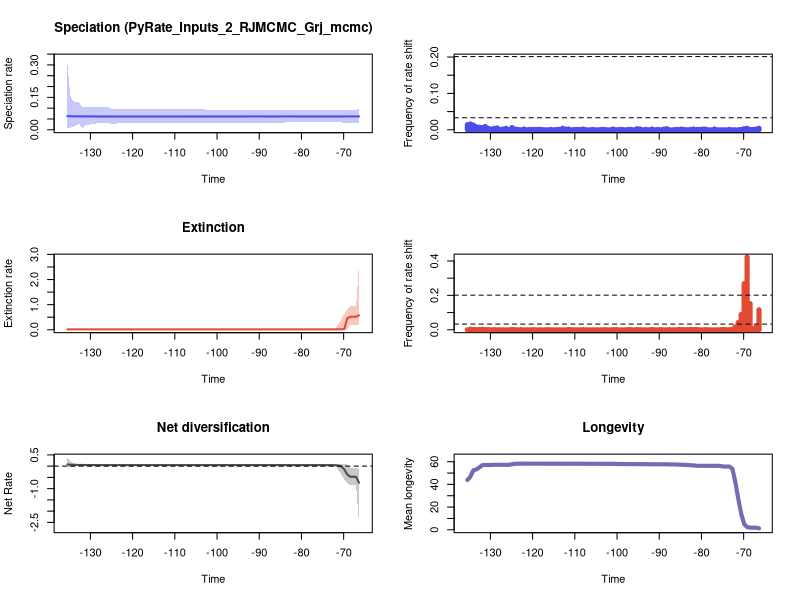

The R source for this figure:


pdf(file='./RTT_plots.pdf',width=10, height=15)
par(mfrow=c(3,2))
library(scales)

time=c(-66.35768514597171, -67.05560243547848,-67.75351972498527,-68.45143701449203,-69.14935430399882,-69.84727159350558,-70.54518888301234,-71.24310617251913,-71.9410234620259,-72.63894075153266,-73.33685804103945,-74.03477533054621,-74.732692620053,-75.43060990955976,-76.12852719906653,-76.82644448857332,-77.52436177808008,-78.22227906758684,-78.92019635709363,-79.61811364660039,-80.31603093610718,-81.01394822561394,-81.7118655151207,-82.4097828046275,-83.10770009413426,-83.80561738364102,-84.50353467314781,-85.20145196265457,-85.89936925216136,-86.59728654166813,-87.29520383117489,-87.99312112068168,-88.69103841018844,-89.3889556996952,-90.08687298920199,-90.78479027870875,-91.48270756821555,-92.18062485772231,-92.87854214722907,-93.57645943673586,-94.27437672624262,-94.97229401574938,-95.67021130525617,-96.36812859476294,-97.06604588426973,-97.76396317377649,-98.46188046328325,-99.15979775279004,-99.8577150422968,-100.55563233180357,-101.25354962131036,-101.95146691081712,-102.64938420032391,-103.34730148983067,-104.04521877933743,-104.74313606884422,-105.44105335835098,-106.13897064785775,-106.83688793736454,-107.5348052268713,-108.23272251637809,-108.93063980588485,-109.62855709539161,-110.3264743848984,-111.02439167440517,-111.72230896391193,-112.42022625341872,-113.11814354292548,-113.81606083243227,-114.51397812193903,-115.2118954114458,-115.90981270095259,-116.60772999045935,-117.30564727996611,-118.0035645694729,-118.70148185897966,-119.39939914848645,-120.09731643799321,-120.79523372749998,-121.49315101700677,-122.19106830651353,-122.88898559602029,-123.58690288552708,-124.28482017503384,-124.98273746454063,-125.6806547540474,-126.37857204355416,-127.07648933306095,-127.77440662256771,-128.47232391207447,-129.17024120158123,-129.86815849108802,-130.56607578059482,-131.26399307010155,-131.96191035960834,-132.65982764911513,-133.3577449386219,-134.05566222812865,-134.75357951763544,-135.4514968071422)
rate=c(0.061625133860383846, 0.061625133860383846,0.06166927734756841,0.06172838177837641,0.06166927734756841,0.06161347243075416,0.06156887310208172,0.06156887310208172,0.061539931419727384,0.061539931419727384,0.061539931419727384,0.061539931419727384,0.061539931419727384,0.061539931419727384,0.061539931419727384,0.061539931419727384,0.061539931419727384,0.061539931419727384,0.061539931419727384,0.06159424734135377,0.06161347243075416,0.06161347243075416,0.06161347243075416,0.061648310652849134,0.061648310652849134,0.06166927734756841,0.061648310652849134,0.061625133860383846,0.06161347243075416,0.06159424734135377,0.06159424734135377,0.06159424734135377,0.06159424734135377,0.061625133860383846,0.061648310652849134,0.061648310652849134,0.061648310652849134,0.061625133860383846,0.06161347243075416,0.06159424734135377,0.06159424734135377,0.06159424734135377,0.06161347243075416,0.06161347243075416,0.06159424734135377,0.06159424734135377,0.06159424734135377,0.06159424734135377,0.06161347243075416,0.06161347243075416,0.06161347243075416,0.06159424734135377,0.06159424734135377,0.06156887310208172,0.061539931419727384,0.061539931419727384,0.061539931419727384,0.061539931419727384,0.061539931419727384,0.061539931419727384,0.06150907057981746,0.06150907057981746,0.06149690266414881,0.06148775920341328,0.06148775920341328,0.06148775920341328,0.06145674679839887,0.06145674679839887,0.06137997388042592,0.06137997388042592,0.06145674679839887,0.06145674679839887,0.06145674679839887,0.06145674679839887,0.06145674679839887,0.06145674679839887,0.06145674679839887,0.06145674679839887,0.06148775920341328,0.06148775920341328,0.06148775920341328,0.06148775920341328,0.06148775920341328,0.06145674679839887,0.06148775920341328,0.061539931419727384,0.061539931419727384,0.06156887310208172,0.06159424734135377,0.06156887310208172,0.06159424734135377,0.061625133860383846,0.061625133860383846,0.06172838177837641,0.061936220184489466,0.06205015145813646,0.06218152237201727,0.06239077761457858,0.06254684861675673,0.06313037060117248)
minHPD=c(0.03277221089215963, 0.03277221089215963,0.03277221089215963,0.03277221089215963,0.03277221089215963,0.03277221089215963,0.033750533315417414,0.033750533315417414,0.03394235311706473,0.03394235311706473,0.03394235311706473,0.03394235311706473,0.03394235311706473,0.03394235311706473,0.03394235311706473,0.03394235311706473,0.03413302677754246,0.03413302677754246,0.03413302677754246,0.03394235311706473,0.03413302677754246,0.03413302677754246,0.03413302677754246,0.033750533315417414,0.033750533315417414,0.033750533315417414,0.03277221089215963,0.03277221089215963,0.03277221089215963,0.03277221089215963,0.03277221089215963,0.03277221089215963,0.03277221089215963,0.03277221089215963,0.03277221089215963,0.03277221089215963,0.03277221089215963,0.03277221089215963,0.03277221089215963,0.03277221089215963,0.03277221089215963,0.03277221089215963,0.03277221089215963,0.03277221089215963,0.031533387498450666,0.031533387498450666,0.031533387498450666,0.031533387498450666,0.031533387498450666,0.031533387498450666,0.031533387498450666,0.031533387498450666,0.031533387498450666,0.03277221089215963,0.03277221089215963,0.03277221089215963,0.03277221089215963,0.03277221089215963,0.03277221089215963,0.03277221089215963,0.03277221089215963,0.03277221089215963,0.03277221089215963,0.03277221089215963,0.03277221089215963,0.03277221089215963,0.032002016100742534,0.031533387498450666,0.03048032501997773,0.03048032501997773,0.03048032501997773,0.03048032501997773,0.03048032501997773,0.03048032501997773,0.03048032501997773,0.029556486514674747,0.029556486514674747,0.029556486514674747,0.02932962672232439,0.02932962672232439,0.02932962672232439,0.02932962672232439,0.02932962672232439,0.02703178819176674,0.026538514309482397,0.031533387498450666,0.031533387498450666,0.03048032501997773,0.029556486514674747,0.02932962672232439,0.02764864029662732,0.026538514309482397,0.020281530256112807,0.020281530256112807,0.00884996068014773,0.02703178819176674,0.020423569827880083,0.013944890388957602,0.00884996068014773,0.00884996068014773)
maxHPD=c(0.09491258721443631, 0.09344363004045715,0.0927069911466197,0.09256544089779954,0.09225056456890539,0.09131350267160179,0.09181603044449776,0.09181603044449776,0.09181603044449776,0.09181603044449776,0.09181603044449776,0.09181603044449776,0.09181603044449776,0.09181603044449776,0.09181603044449776,0.09181603044449776,0.09181603044449776,0.09181603044449776,0.09181603044449776,0.09181603044449776,0.09181603044449776,0.09181603044449776,0.09181603044449776,0.09181603044449776,0.09181603044449776,0.09181603044449776,0.09080271070839807,0.09099341614068729,0.09099341614068729,0.09113185089167418,0.09113185089167418,0.09113185089167418,0.09131350267160179,0.09169614301199841,0.09181603044449776,0.09181603044449776,0.09181603044449776,0.09225056456890539,0.09256544089779954,0.09256544089779954,0.09256544089779954,0.09256544089779954,0.09344363004045715,0.09344363004045715,0.0927069911466197,0.0927069911466197,0.0927069911466197,0.0927069911466197,0.09344363004045715,0.09344363004045715,0.09344363004045715,0.09344363004045715,0.09344363004045715,0.09491258721443631,0.09491258721443631,0.09491258721443631,0.09491258721443631,0.09495144812228011,0.09495144812228011,0.09495144812228011,0.09532450843260394,0.09532450843260394,0.09532450843260394,0.09563725988319965,0.09563725988319965,0.09563725988319965,0.09532450843260394,0.09563725988319965,0.09563725988319965,0.09563725988319965,0.09563725988319965,0.09563725988319965,0.09563725988319965,0.09563725988319965,0.09563725988319965,0.09495144812228011,0.09495144812228011,0.09495144812228011,0.09532450843260394,0.09532450843260394,0.09532450843260394,0.0969872451077614,0.0969872451077614,0.09563725988319965,0.0969872451077614,0.10368099487956518,0.10368099487956518,0.10368099487956518,0.10338480710076299,0.10338480710076299,0.10338480710076299,0.10533803732582976,0.10338480710076299,0.10533803732582976,0.10338480710076299,0.1282166184169929,0.1282166184169929,0.13242821784526124,0.15591322429863436,0.3060416254710377)
remove_na = !is.na(rate)
time = time[remove_na]
plot(time,time,type = 'n', ylim = c(0, 0.3366457880181415), xlim = c(-135.8004554518956,-66.00872650121833), ylab = 'Speciation rate', xlab = 'Time',main='Speciation (PyRate_Inputs_2_RJMCMC_Grj_mcmc)' )
polygon(c(time, rev(time)), c(maxHPD[remove_na], rev(minHPD[remove_na])), col = alpha('#4c4cec',0.3), border = NA)
lines(time,rate[remove_na], col = '#4c4cec', lwd=2)
mids=c(-66.3612099807672, -67.06617693986496,-67.77114389896272,-68.47611085806045,-69.18107781715821,-69.88604477625597,-70.5910117353537,-71.29597869445146,-72.00094565354922,-72.70591261264696,-73.41087957174472,-74.11584653084248,-74.8208134899402,-75.52578044903797,-76.23074740813573,-76.93571436723346,-77.64068132633122,-78.34564828542895,-79.05061524452671,-79.75558220362447,-80.4605491627222,-81.16551612181996,-81.87048308091772,-82.57545004001545,-83.28041699911321,-83.98538395821097,-84.6903509173087,-85.39531787640647,-86.10028483550423,-86.80525179460196,-87.51021875369972,-88.21518571279748,-88.92015267189521,-89.62511963099297,-90.33008659009073,-91.03505354918846,-91.74002050828622,-92.44498746738395,-93.14995442648171,-93.85492138557947,-94.5598883446772,-95.26485530377497,-95.96982226287273,-96.67478922197046,-97.37975618106822,-98.08472314016598,-98.78969009926371,-99.49465705836147,-100.19962401745923,-100.90459097655696,-101.60955793565472,-102.31452489475248,-103.01949185385021,-103.72445881294797,-104.42942577204573,-105.13439273114346,-105.83935969024122,-106.54432664933896,-107.24929360843672,-107.95426056753448,-108.65922752663221,-109.36419448572997,-110.06916144482773,-110.77412840392546,-111.47909536302322,-112.18406232212098,-112.88902928121871,-113.59399624031647,-114.29896319941423,-115.00393015851196,-115.70889711760972,-116.41386407670748,-117.11883103580521,-117.82379799490298,-118.52876495400074,-119.23373191309847,-119.93869887219623,-120.64366583129399,-121.34863279039172,-122.05359974948948,-122.75856670858721,-123.46353366768497,-124.16850062678273,-124.87346758588046,-125.57843454497822,-126.28340150407598,-126.98836846317371,-127.69333542227147,-128.3983023813692,-129.10326934046697,-129.80823629956473,-130.5132032586625,-131.21817021776022,-131.92313717685798,-132.6281041359557,-133.33307109505347,-134.03803805415123,-134.743005013249,-135.44797197234672)
counts=c(0.004, 0.002,0.001,0.001,0.004,0.003,0.001,0.0,0.0,0.0,0.001,0.0,0.0,0.0,0.0,0.002,0.0,0.0,0.002,0.002,0.001,0.001,0.002,0.001,0.0,0.001,0.002,0.001,0.001,0.0,0.0,0.003,0.002,0.0,0.001,0.0,0.002,0.0,0.001,0.0,0.002,0.003,0.0,0.001,0.001,0.0,0.001,0.001,0.0,0.002,0.0,0.0,0.001,0.001,0.0,0.0,0.001,0.0,0.0,0.002,0.001,0.001,0.001,0.0,0.002,0.002,0.004,0.001,0.001,0.0,0.001,0.0,0.0,0.001,0.001,0.001,0.001,0.001,0.0,0.002,0.0,0.001,0.002,0.006,0.0,0.004,0.002,0.001,0.005,0.004,0.002,0.004,0.009,0.006,0.007,0.008,0.013,0.016,0.014)
plot(mids,counts,type = 'h', xlim = c(-135.8004554518956,-66.00872650121833), ylim=c(0,0.2), ylab = 'Frequency of rate shift', xlab = 'Time',lwd=5,col='#4c4cec')
bf2 = 0.03297733007430565
bf6 = 0.2012658355699082
abline(h=bf2, lty=2)
abline(h=bf6, lty=2)

time=c(-66.35768514597171, -67.05560243547848,-67.75351972498527,-68.45143701449203,-69.14935430399882,-69.84727159350558,-70.54518888301234,-71.24310617251913,-71.9410234620259,-72.63894075153266,-73.33685804103945,-74.03477533054621,-74.732692620053,-75.43060990955976,-76.12852719906653,-76.82644448857332,-77.52436177808008,-78.22227906758684,-78.92019635709363,-79.61811364660039,-80.31603093610718,-81.01394822561394,-81.7118655151207,-82.4097828046275,-83.10770009413426,-83.80561738364102,-84.50353467314781,-85.20145196265457,-85.89936925216136,-86.59728654166813,-87.29520383117489,-87.99312112068168,-88.69103841018844,-89.3889556996952,-90.08687298920199,-90.78479027870875,-91.48270756821555,-92.18062485772231,-92.87854214722907,-93.57645943673586,-94.27437672624262,-94.97229401574938,-95.67021130525617,-96.36812859476294,-97.06604588426973,-97.76396317377649,-98.46188046328325,-99.15979775279004,-99.8577150422968,-100.55563233180357,-101.25354962131036,-101.95146691081712,-102.64938420032391,-103.34730148983067,-104.04521877933743,-104.74313606884422,-105.44105335835098,-106.13897064785775,-106.83688793736454,-107.5348052268713,-108.23272251637809,-108.93063980588485,-109.62855709539161,-110.3264743848984,-111.02439167440517,-111.72230896391193,-112.42022625341872,-113.11814354292548,-113.81606083243227,-114.51397812193903,-115.2118954114458,-115.90981270095259,-116.60772999045935,-117.30564727996611,-118.0035645694729,-118.70148185897966,-119.39939914848645,-120.09731643799321,-120.79523372749998,-121.49315101700677,-122.19106830651353,-122.88898559602029,-123.58690288552708,-124.28482017503384,-124.98273746454063,-125.6806547540474,-126.37857204355416,-127.07648933306095,-127.77440662256771,-128.47232391207447,-129.17024120158123,-129.86815849108802,-130.56607578059482,-131.26399307010155,-131.96191035960834,-132.65982764911513,-133.3577449386219,-134.05566222812865,-134.75357951763544,-135.4514968071422)
rate=c(0.5746492108382439, 0.5208151766684408,0.5171894202598161,0.5138116866350964,0.4612134335950573,0.03138441991891994,0.018706502760833493,0.017101757550265037,0.016454774687646632,0.016198654201399723,0.016107538367102932,0.016107538367102932,0.016107538367102932,0.016075291557062957,0.016065179658843694,0.016065179658843694,0.016065179658843694,0.016065179658843694,0.016065179658843694,0.016050420379137925,0.016050420379137925,0.016050420379137925,0.015994043678219057,0.01598078241970457,0.01587939552211371,0.015876947505504807,0.015853231362393937,0.01581550550785315,0.01579657046534961,0.015771466990439874,0.015771466990439874,0.015747946177230958,0.015747946177230958,0.015747946177230958,0.015747946177230958,0.015747946177230958,0.015747946177230958,0.015771466990439874,0.015747946177230958,0.015747946177230958,0.015747946177230958,0.015747946177230958,0.015747946177230958,0.015742008187389633,0.015722366097451278,0.015694476920453483,0.015694476920453483,0.015694476920453483,0.015694476920453483,0.01566888617225317,0.01566888617225317,0.01566888617225317,0.01566888617225317,0.01566888617225317,0.01566888617225317,0.01566888617225317,0.01566888617225317,0.01566888617225317,0.01566888617225317,0.01566888617225317,0.015616724097666606,0.015616724097666606,0.015616724097666606,0.015616724097666606,0.015616724097666606,0.01566888617225317,0.015616724097666606,0.015616724097666606,0.015616724097666606,0.015616724097666606,0.015616724097666606,0.015616724097666606,0.015616724097666606,0.015575374162651836,0.015575374162651836,0.015575374162651836,0.015575374162651836,0.015575374162651836,0.015564072227357863,0.015564072227357863,0.015564072227357863,0.015564072227357863,0.015575374162651836,0.015575374162651836,0.015575374162651836,0.01566888617225317,0.01566888617225317,0.01566888617225317,0.01566888617225317,0.01566888617225317,0.01566888617225317,0.015694476920453483,0.015694476920453483,0.01566888617225317,0.01566888617225317,0.01566888617225317,0.01566888617225317,0.015694476920453483,0.015722366097451278,0.015742008187389633)
minHPD=c(0.19888622853174476, 0.19888622853174476,0.20945827977433015,0.19888622853174476,0.004997779859571455,0.0007226933241124825,0.0007226933241124825,0.0007226933241124825,0.0019266414614646128,0.0028869212011562863,0.0034235904782447544,0.0034235904782447544,0.0034235904782447544,0.003695099421901524,0.003695099421901524,0.003695099421901524,0.003695099421901524,0.003695099421901524,0.003695099421901524,0.003695099421901524,0.003695099421901524,0.003695099421901524,0.003341205526572113,0.003341205526572113,0.003341205526572113,0.0019266414614646128,0.0019266414614646128,0.0024243933575139875,0.00236357131275232,0.003695099421901524,0.003695099421901524,0.00236357131275232,0.00236357131275232,0.00236357131275232,0.00236357131275232,0.00236357131275232,0.00236357131275232,0.00236357131275232,0.00236357131275232,0.00236357131275232,0.00236357131275232,0.00236357131275232,0.00236357131275232,0.00236357131275232,0.00236357131275232,0.00236357131275232,0.00236357131275232,0.00236357131275232,0.00236357131275232,0.00236357131275232,0.00236357131275232,0.00236357131275232,0.00236357131275232,0.00236357131275232,0.0019266414614646128,0.0019266414614646128,0.0019266414614646128,0.0019266414614646128,0.0019266414614646128,0.0019266414614646128,0.0019266414614646128,0.0019266414614646128,0.0019266414614646128,0.0019266414614646128,0.0019266414614646128,0.0019266414614646128,0.00236357131275232,0.00236357131275232,0.00236357131275232,0.00236357131275232,0.00236357131275232,0.00236357131275232,0.00236357131275232,0.00236357131275232,0.00236357131275232,0.00236357131275232,0.00236357131275232,0.00236357131275232,0.00236357131275232,0.00236357131275232,0.00236357131275232,0.00236357131275232,0.0019266414614646128,0.0019266414614646128,0.0019266414614646128,0.0007023503153842967,0.0007023503153842967,0.0007023503153842967,0.0007023503153842967,0.0007023503153842967,0.0007023503153842967,0.0007023503153842967,0.0007023503153842967,0.0007023503153842967,0.0007023503153842967,0.000717887219437847,0.0007023503153842967,0.001916566248980399,0.0007023503153842967,0.0007023503153842967)
maxHPD=c(2.6326792379983748, 0.9459137787543751,0.9421578965227896,0.9459137787543751,0.7989232979415519,0.630261611625281,0.42415383195836726,0.22667539334426307,0.041804572631719376,0.03670021576466292,0.036447488345279826,0.036447488345279826,0.036447488345279826,0.036447488345279826,0.03644333341920319,0.03644333341920319,0.03644333341920319,0.03644333341920319,0.03644333341920319,0.03644333341920319,0.03644333341920319,0.03644333341920319,0.03569286328824844,0.03569286328824844,0.03569286328824844,0.03425488919991004,0.03425488919991004,0.034912068958333035,0.034912068958333035,0.036447488345279826,0.036447488345279826,0.034912068958333035,0.034912068958333035,0.034912068958333035,0.034912068958333035,0.034912068958333035,0.034912068958333035,0.034912068958333035,0.034912068958333035,0.034912068958333035,0.034912068958333035,0.034912068958333035,0.034912068958333035,0.034912068958333035,0.034912068958333035,0.034912068958333035,0.034912068958333035,0.034912068958333035,0.034912068958333035,0.034912068958333035,0.034912068958333035,0.034912068958333035,0.034912068958333035,0.034912068958333035,0.034735098286942954,0.034735098286942954,0.034735098286942954,0.034735098286942954,0.034735098286942954,0.034735098286942954,0.034735098286942954,0.034735098286942954,0.034735098286942954,0.034735098286942954,0.034735098286942954,0.034735098286942954,0.035314255429194225,0.035314255429194225,0.035314255429194225,0.035314255429194225,0.035314255429194225,0.035314255429194225,0.035314255429194225,0.035314255429194225,0.035314255429194225,0.035314255429194225,0.035314255429194225,0.035314255429194225,0.035314255429194225,0.035314255429194225,0.035314255429194225,0.035314255429194225,0.034912068958333035,0.034912068958333035,0.035199954603471584,0.03415313070303458,0.03415313070303458,0.03415313070303458,0.03415313070303458,0.03415313070303458,0.03415313070303458,0.03425488919991004,0.03425488919991004,0.03425488919991004,0.034531705926593735,0.034912068958333035,0.035199954603471584,0.036447488345279826,0.03569286328824844,0.03623777305861183)
remove_na = !is.na(rate)
time = time[remove_na]
plot(time,time,type = 'n', ylim = c(0, 2.8959471617982127), xlim = c(-135.8004554518956,-66.00872650121833), ylab = 'Extinction rate', xlab = 'Time',main='Extinction' )
polygon(c(time, rev(time)), c(maxHPD[remove_na], rev(minHPD[remove_na])), col = alpha('#e34a33',0.3), border = NA)
lines(time,rate[remove_na], col = '#e34a33', lwd=2)
mids=c(-66.3612099807672, -67.06617693986496,-67.77114389896272,-68.47611085806045,-69.18107781715821,-69.88604477625597,-70.5910117353537,-71.29597869445146,-72.00094565354922,-72.70591261264696,-73.41087957174472,-74.11584653084248,-74.8208134899402,-75.52578044903797,-76.23074740813573,-76.93571436723346,-77.64068132633122,-78.34564828542895,-79.05061524452671,-79.75558220362447,-80.4605491627222,-81.16551612181996,-81.87048308091772,-82.57545004001545,-83.28041699911321,-83.98538395821097,-84.6903509173087,-85.39531787640647,-86.10028483550423,-86.80525179460196,-87.51021875369972,-88.21518571279748,-88.92015267189521,-89.62511963099297,-90.33008659009073,-91.03505354918846,-91.74002050828622,-92.44498746738395,-93.14995442648171,-93.85492138557947,-94.5598883446772,-95.26485530377497,-95.96982226287273,-96.67478922197046,-97.37975618106822,-98.08472314016598,-98.78969009926371,-99.49465705836147,-100.19962401745923,-100.90459097655696,-101.60955793565472,-102.31452489475248,-103.01949185385021,-103.72445881294797,-104.42942577204573,-105.13439273114346,-105.83935969024122,-106.54432664933896,-107.24929360843672,-107.95426056753448,-108.65922752663221,-109.36419448572997,-110.06916144482773,-110.77412840392546,-111.47909536302322,-112.18406232212098,-112.88902928121871,-113.59399624031647,-114.29896319941423,-115.00393015851196,-115.70889711760972,-116.41386407670748,-117.11883103580521,-117.82379799490298,-118.52876495400074,-119.23373191309847,-119.93869887219623,-120.64366583129399,-121.34863279039172,-122.05359974948948,-122.75856670858721,-123.46353366768497,-124.16850062678273,-124.87346758588046,-125.57843454497822,-126.28340150407598,-126.98836846317371,-127.69333542227147,-128.3983023813692,-129.10326934046697,-129.80823629956473,-130.5132032586625,-131.21817021776022,-131.92313717685798,-132.6281041359557,-133.33307109505347,-134.03803805415123,-134.743005013249,-135.44797197234672)
counts=c(0.116, 0.015,0.009,0.152,0.423,0.268,0.089,0.042,0.016,0.004,0.0,0.001,0.002,0.001,0.0,0.0,0.0,0.0,0.001,0.0,0.0,0.002,0.001,0.003,0.001,0.001,0.002,0.002,0.0,0.0,0.001,0.0,0.0,0.001,0.0,0.0,0.002,0.0,0.0,0.0,0.001,0.001,0.0,0.001,0.001,0.0,0.0,0.0,0.001,0.001,0.0,0.0,0.001,0.0,0.0,0.0,0.0,0.0,0.0,0.001,0.0,0.0,0.0,0.001,0.001,0.0,0.0,0.0,0.0,0.0,0.0,0.001,0.0,0.0,0.0,0.0,0.001,0.0,0.0,0.0,0.001,0.0,0.001,0.002,0.0,0.0,0.0,0.0,0.0,0.001,0.0,0.001,0.001,0.003,0.002,0.001,0.002,0.004,0.0)
plot(mids,counts,type = 'h', xlim = c(-135.8004554518956,-66.00872650121833), ylim=c(0,0.423), ylab = 'Frequency of rate shift', xlab = 'Time',lwd=5,col='#e34a33')
abline(h=bf2, lty=2)
abline(h=bf6, lty=2)
#Net Diversification Rate
time=c(-66.35768514597171, -67.05560243547848,-67.75351972498527,-68.45143701449203,-69.14935430399882,-69.84727159350558,-70.54518888301234,-71.24310617251913,-71.9410234620259,-72.63894075153266,-73.33685804103945,-74.03477533054621,-74.732692620053,-75.43060990955976,-76.12852719906653,-76.82644448857332,-77.52436177808008,-78.22227906758684,-78.92019635709363,-79.61811364660039,-80.31603093610718,-81.01394822561394,-81.7118655151207,-82.4097828046275,-83.10770009413426,-83.80561738364102,-84.50353467314781,-85.20145196265457,-85.89936925216136,-86.59728654166813,-87.29520383117489,-87.99312112068168,-88.69103841018844,-89.3889556996952,-90.08687298920199,-90.78479027870875,-91.48270756821555,-92.18062485772231,-92.87854214722907,-93.57645943673586,-94.27437672624262,-94.97229401574938,-95.67021130525617,-96.36812859476294,-97.06604588426973,-97.76396317377649,-98.46188046328325,-99.15979775279004,-99.8577150422968,-100.55563233180357,-101.25354962131036,-101.95146691081712,-102.64938420032391,-103.34730148983067,-104.04521877933743,-104.74313606884422,-105.44105335835098,-106.13897064785775,-106.83688793736454,-107.5348052268713,-108.23272251637809,-108.93063980588485,-109.62855709539161,-110.3264743848984,-111.02439167440517,-111.72230896391193,-112.42022625341872,-113.11814354292548,-113.81606083243227,-114.51397812193903,-115.2118954114458,-115.90981270095259,-116.60772999045935,-117.30564727996611,-118.0035645694729,-118.70148185897966,-119.39939914848645,-120.09731643799321,-120.79523372749998,-121.49315101700677,-122.19106830651353,-122.88898559602029,-123.58690288552708,-124.28482017503384,-124.98273746454063,-125.6806547540474,-126.37857204355416,-127.07648933306095,-127.77440662256771,-128.47232391207447,-129.17024120158123,-129.86815849108802,-130.56607578059482,-131.26399307010155,-131.96191035960834,-132.65982764911513,-133.3577449386219,-134.05566222812865,-134.75357951763544,-135.4514968071422)
net_rate=c(-0.7371173480324894, -0.47831775336521093,-0.4713124211846128,-0.4684261546356598,-0.3700347580067527,-0.14637871541737368,-0.011217127182845026,0.024993937465479267,0.03822628428709239,0.04367513497129475,0.04442097080939709,0.04440621878662281,0.04439891820875312,0.044556234081618705,0.044604795502366186,0.044604795502366186,0.0446228111082807,0.04463927702671195,0.04463927702671195,0.044770299651915986,0.04484227765426811,0.04486839827441648,0.044966320723637175,0.04512062182012668,0.045200428101980855,0.04526200023449975,0.04523603602347991,0.045230894935546155,0.045233351118224296,0.04519940133812083,0.04519940133812083,0.04524303634061626,0.045300494208746274,0.045366342732119785,0.04545116249781176,0.04545193125108483,0.04545193125108483,0.04536122773654684,0.04533597222872764,0.045250813867484585,0.045250813867484585,0.04525791967172373,0.04540066808827434,0.0454020254275065,0.0453786407511749,0.04539230468503329,0.04539230468503329,0.04539230468503329,0.04541143139994217,0.04545716878567067,0.045455906522770026,0.045383765370418994,0.045383765370418994,0.04534240255104979,0.04531903948605884,0.04531903948605884,0.04531903948605884,0.045283554587171364,0.045283554587171364,0.045283554587171364,0.04525655083028951,0.04525655083028951,0.045221858756943456,0.04515803798013298,0.04515803798013298,0.04514563636023711,0.04510275454968223,0.045358733682647444,0.04537848916178634,0.04537848916178634,0.04540843388979447,0.04540843388979447,0.04541295193268725,0.045416682980289995,0.045416682980289995,0.0454622507339665,0.045463868519140936,0.045463868519140936,0.04555269719798848,0.04555269719798848,0.04555269719798848,0.045538998786015125,0.04550700516731122,0.04567004687458197,0.045718199364578375,0.04665071758766072,0.04665071758766072,0.04646656053234671,0.04690897557008461,0.04699533044438094,0.047285901562320966,0.0483933968993323,0.04846839779731671,0.04912327107166885,0.05240461383354868,0.05297615147866036,0.05606140683599456,0.05949181619650467,0.06409429795463253,0.07412954140445387)
net_minHPD=c(-2.570704432660889, -0.8485334651421763,-0.840495544927271,-0.8429794712181209,-0.7427697411916588,-0.5925361526801832,-0.3769019682617261,-0.16810158637565048,0.0004263864836099654,0.008207454521270634,0.0115224823539276,0.0115224823539276,0.0115224823539276,0.012012314840910868,0.012478338493230094,0.012478338493230094,0.012478338493230094,0.012478338493230094,0.012478338493230094,0.0115224823539276,0.012012314840910868,0.012012314840910868,0.012478338493230094,0.012478338493230094,0.012478338493230094,0.012478338493230094,0.012478338493230094,0.012012314840910868,0.0115224823539276,0.010929826358721313,0.010929826358721313,0.01117632298943964,0.010929826358721313,0.012478338493230094,0.012012314840910868,0.012012314840910868,0.012012314840910868,0.008224337192907955,0.010929826358721313,0.008224337192907955,0.008224337192907955,0.008224337192907955,0.006811463352287467,0.006811463352287467,0.006360694755282718,0.006360694755282718,0.006360694755282718,0.006360694755282718,0.008224337192907955,0.008224337192907955,0.008224337192907955,0.008224337192907955,0.008224337192907955,0.008224337192907955,0.008224337192907955,0.008224337192907955,0.008224337192907955,0.008224337192907955,0.008224337192907955,0.008224337192907955,0.008224337192907955,0.008224337192907955,0.008224337192907955,0.008224337192907955,0.008224337192907955,0.008224337192907955,0.006811463352287467,0.010929826358721313,0.009665933585958054,0.009665933585958054,0.009665933585958054,0.009665933585958054,0.009665933585958054,0.009665933585958054,0.009665933585958054,0.008224337192907955,0.008224337192907955,0.008224337192907955,0.008224337192907955,0.008224337192907955,0.008224337192907955,0.008224337192907955,0.0075974365711018385,0.0075974365711018385,0.006811463352287467,0.003001101891887282,0.003001101891887282,0.003001101891887282,0.003001101891887282,0.003001101891887282,-0.000263128917853149,-0.000263128917853149,-0.000263128917853149,-0.000263128917853149,-0.000263128917853149,-0.000263128917853149,-0.007634443385564037,-0.022476226943445747,-0.03533021308241094,-0.024011152276420776)
net_maxHPD=c(-0.11657440889504626, -0.09249825643330928,-0.09177945008752426,-0.09177945008752426,0.07730694712404224,0.08062617023830651,0.09402028207619868,0.10504916648947389,0.08062617023830651,0.07914865918853689,0.08062617023830651,0.08062617023830651,0.08062617023830651,0.08062617023830651,0.08062617023830651,0.08062617023830651,0.08062617023830651,0.08019810112960757,0.08019810112960757,0.08062617023830651,0.08062617023830651,0.08062617023830651,0.08019810112960757,0.08062617023830651,0.08062617023830651,0.08062617023830651,0.08062617023830651,0.08062617023830651,0.08062617023830651,0.08019810112960757,0.08019810112960757,0.08019810112960757,0.08062617023830651,0.08264837099987817,0.08264837099987817,0.08264837099987817,0.08264837099987817,0.07914865918853689,0.08264837099987817,0.08019810112960757,0.08019810112960757,0.08019810112960757,0.08062617023830651,0.08062617023830651,0.08062617023830651,0.08062617023830651,0.08062617023830651,0.08062617023830651,0.08264837099987817,0.08258261334674577,0.08258261334674577,0.08258261334674577,0.08258261334674577,0.08264837099987817,0.08264837099987817,0.08264837099987817,0.08264837099987817,0.08264837099987817,0.08264837099987817,0.08264837099987817,0.08264837099987817,0.08264837099987817,0.08264837099987817,0.08264837099987817,0.08264837099987817,0.08264837099987817,0.08264837099987817,0.08786930397066946,0.08786930397066946,0.08786930397066946,0.08786930397066946,0.08786930397066946,0.08786930397066946,0.08786930397066946,0.08786930397066946,0.08702280332533549,0.08702280332533549,0.08702280332533549,0.08714911012479,0.08714911012479,0.08714911012479,0.08786930397066946,0.08786930397066946,0.08853118310351032,0.08945686819555806,0.08714911012479,0.08714911012479,0.08786930397066946,0.08945686819555806,0.089799547712864,0.08714911012479,0.089799547712864,0.09082864167934968,0.09268228645328563,0.10044456571793052,0.10952837112018857,0.11193948126323247,0.12246302853959673,0.2426619099524307,0.3679060408938415)
remove_na = !is.na(net_rate)
time = time[remove_na]
plot(time,time,type = 'n', ylim = c(-2.8277748759269783, 0.40469664498322566), xlim = c(-135.8004554518956,-66.00872650121833), ylab = 'Net Rate', xlab = 'Time',lwd=2, main='Net diversification', col= '#504A4B' )
polygon(c(time, rev(time)), c(net_maxHPD[remove_na], rev(net_minHPD[remove_na])), col = alpha('#504A4B',0.3), border = NA)
lines(time,net_rate[remove_na], col = '#504A4B', lwd=2)
abline(h=0,lty=2)


time=c(-66.35768514597171, -67.05560243547848,-67.75351972498527,-68.45143701449203,-69.14935430399882,-69.84727159350558,-70.54518888301234,-71.24310617251913,-71.9410234620259,-72.63894075153266,-73.33685804103945,-74.03477533054621,-74.732692620053,-75.43060990955976,-76.12852719906653,-76.82644448857332,-77.52436177808008,-78.22227906758684,-78.92019635709363,-79.61811364660039,-80.31603093610718,-81.01394822561394,-81.7118655151207,-82.4097828046275,-83.10770009413426,-83.80561738364102,-84.50353467314781,-85.20145196265457,-85.89936925216136,-86.59728654166813,-87.29520383117489,-87.99312112068168,-88.69103841018844,-89.3889556996952,-90.08687298920199,-90.78479027870875,-91.48270756821555,-92.18062485772231,-92.87854214722907,-93.57645943673586,-94.27437672624262,-94.97229401574938,-95.67021130525617,-96.36812859476294,-97.06604588426973,-97.76396317377649,-98.46188046328325,-99.15979775279004,-99.8577150422968,-100.55563233180357,-101.25354962131036,-101.95146691081712,-102.64938420032391,-103.34730148983067,-104.04521877933743,-104.74313606884422,-105.44105335835098,-106.13897064785775,-106.83688793736454,-107.5348052268713,-108.23272251637809,-108.93063980588485,-109.62855709539161,-110.3264743848984,-111.02439167440517,-111.72230896391193,-112.42022625341872,-113.11814354292548,-113.81606083243227,-114.51397812193903,-115.2118954114458,-115.90981270095259,-116.60772999045935,-117.30564727996611,-118.0035645694729,-118.70148185897966,-119.39939914848645,-120.09731643799321,-120.79523372749998,-121.49315101700677,-122.19106830651353,-122.88898559602029,-123.58690288552708,-124.28482017503384,-124.98273746454063,-125.6806547540474,-126.37857204355416,-127.07648933306095,-127.77440662256771,-128.47232391207447,-129.17024120158123,-129.86815849108802,-130.56607578059482,-131.26399307010155,-131.96191035960834,-132.65982764911513,-133.3577449386219,-134.05566222812865,-134.75357951763544,-135.4514968071422)
rate=c(1.2485930259311886, 1.8463307032544047,1.8701358776789576,1.8800206748064614,2.307100004661986,4.777244685773833,13.57420402183094,26.696509782524075,41.43303721840102,53.51463038591274,55.739362774098154,55.739362774098154,55.71669000604187,56.20937188003969,56.363221321122865,56.363221321122865,56.363221321122865,56.363221321122865,56.363221321122865,56.403217562923395,56.403217562923395,56.403217562923395,56.71647063906473,56.852076894464574,57.098433151187024,57.23510983816023,57.28073263062246,57.44100986893406,57.518283992279486,57.58610412373648,57.58610412373648,57.73116926221223,57.73116926221223,57.73116926221223,57.75555612858547,57.75555612858547,57.75555612858547,57.70500584258448,57.83781181240862,57.83781181240862,57.83781181240862,57.861592010681086,57.861592010681086,57.86613669026461,57.91086481092382,57.94555169305269,57.94555169305269,57.94555169305269,57.94555169305269,58.09953160632818,58.09953160632818,58.13329460071263,58.13329460071263,58.13329460071263,58.173601927095724,58.173601927095724,58.173601927095724,58.173601927095724,58.173601927095724,58.173601927095724,58.24289235665644,58.24289235665644,58.24289235665644,58.24289235665644,58.24289235665644,58.19773033450398,58.249088440942224,58.249088440942224,58.249088440942224,58.249088440942224,58.249088440942224,58.249088440942224,58.249088440942224,58.26175047426849,58.26175047426849,58.26175047426849,58.26175047426849,58.26175047426849,58.29904824308775,58.29904824308775,58.29904824308775,58.29904824308775,58.1905114454353,58.1905114454353,57.64742680522074,57.29141744598825,57.29141744598825,57.29141744598825,57.29141744598825,57.29141744598825,57.29141744598825,57.08842152131412,57.08842152131412,57.13939305923495,56.89881588548366,54.84806630452936,53.168099350610184,52.41410041118739,46.67454958532256,43.872938045501016)
minHPD=c(1.2485930259311886, 1.8463307032544047,1.8701358776789576,1.8800206748064614,2.307100004661986,4.777244685773833,13.57420402183094,26.696509782524075,41.43303721840102,53.51463038591274,55.739362774098154,55.739362774098154,55.71669000604187,56.20937188003969,56.363221321122865,56.363221321122865,56.363221321122865,56.363221321122865,56.363221321122865,56.403217562923395,56.403217562923395,56.403217562923395,56.71647063906473,56.852076894464574,57.098433151187024,57.23510983816023,57.28073263062246,57.44100986893406,57.518283992279486,57.58610412373648,57.58610412373648,57.73116926221223,57.73116926221223,57.73116926221223,57.75555612858547,57.75555612858547,57.75555612858547,57.70500584258448,57.83781181240862,57.83781181240862,57.83781181240862,57.861592010681086,57.861592010681086,57.86613669026461,57.91086481092382,57.94555169305269,57.94555169305269,57.94555169305269,57.94555169305269,58.09953160632818,58.09953160632818,58.13329460071263,58.13329460071263,58.13329460071263,58.173601927095724,58.173601927095724,58.173601927095724,58.173601927095724,58.173601927095724,58.173601927095724,58.24289235665644,58.24289235665644,58.24289235665644,58.24289235665644,58.24289235665644,58.19773033450398,58.249088440942224,58.249088440942224,58.249088440942224,58.249088440942224,58.249088440942224,58.249088440942224,58.249088440942224,58.26175047426849,58.26175047426849,58.26175047426849,58.26175047426849,58.26175047426849,58.29904824308775,58.29904824308775,58.29904824308775,58.29904824308775,58.1905114454353,58.1905114454353,57.64742680522074,57.29141744598825,57.29141744598825,57.29141744598825,57.29141744598825,57.29141744598825,57.29141744598825,57.08842152131412,57.08842152131412,57.13939305923495,56.89881588548366,54.84806630452936,53.168099350610184,52.41410041118739,46.67454958532256,43.872938045501016)
maxHPD=c(1.2485930259311886, 1.8463307032544047,1.8701358776789576,1.8800206748064614,2.307100004661986,4.777244685773833,13.57420402183094,26.696509782524075,41.43303721840102,53.51463038591274,55.739362774098154,55.739362774098154,55.71669000604187,56.20937188003969,56.363221321122865,56.363221321122865,56.363221321122865,56.363221321122865,56.363221321122865,56.403217562923395,56.403217562923395,56.403217562923395,56.71647063906473,56.852076894464574,57.098433151187024,57.23510983816023,57.28073263062246,57.44100986893406,57.518283992279486,57.58610412373648,57.58610412373648,57.73116926221223,57.73116926221223,57.73116926221223,57.75555612858547,57.75555612858547,57.75555612858547,57.70500584258448,57.83781181240862,57.83781181240862,57.83781181240862,57.861592010681086,57.861592010681086,57.86613669026461,57.91086481092382,57.94555169305269,57.94555169305269,57.94555169305269,57.94555169305269,58.09953160632818,58.09953160632818,58.13329460071263,58.13329460071263,58.13329460071263,58.173601927095724,58.173601927095724,58.173601927095724,58.173601927095724,58.173601927095724,58.173601927095724,58.24289235665644,58.24289235665644,58.24289235665644,58.24289235665644,58.24289235665644,58.19773033450398,58.249088440942224,58.249088440942224,58.249088440942224,58.249088440942224,58.249088440942224,58.249088440942224,58.249088440942224,58.26175047426849,58.26175047426849,58.26175047426849,58.26175047426849,58.26175047426849,58.29904824308775,58.29904824308775,58.29904824308775,58.29904824308775,58.1905114454353,58.1905114454353,57.64742680522074,57.29141744598825,57.29141744598825,57.29141744598825,57.29141744598825,57.29141744598825,57.29141744598825,57.08842152131412,57.08842152131412,57.13939305923495,56.89881588548366,54.84806630452936,53.168099350610184,52.41410041118739,46.67454958532256,43.872938045501016)
remove_na = !is.na(rate)
time = time[remove_na]
plot(time,time,type = 'n', ylim = c(0, 64.12895306739654), xlim = c(-135.8004554518956,-66.00872650121833), ylab = 'Mean longevity', xlab = 'Time',main='Longevity' )
polygon(c(time, rev(time)), c(maxHPD[remove_na], rev(minHPD[remove_na])), col = alpha('#756bb1',0.3), border = NA)
lines(time,rate[remove_na], col = '#756bb1', lwd=4)

n <- dev.off()
